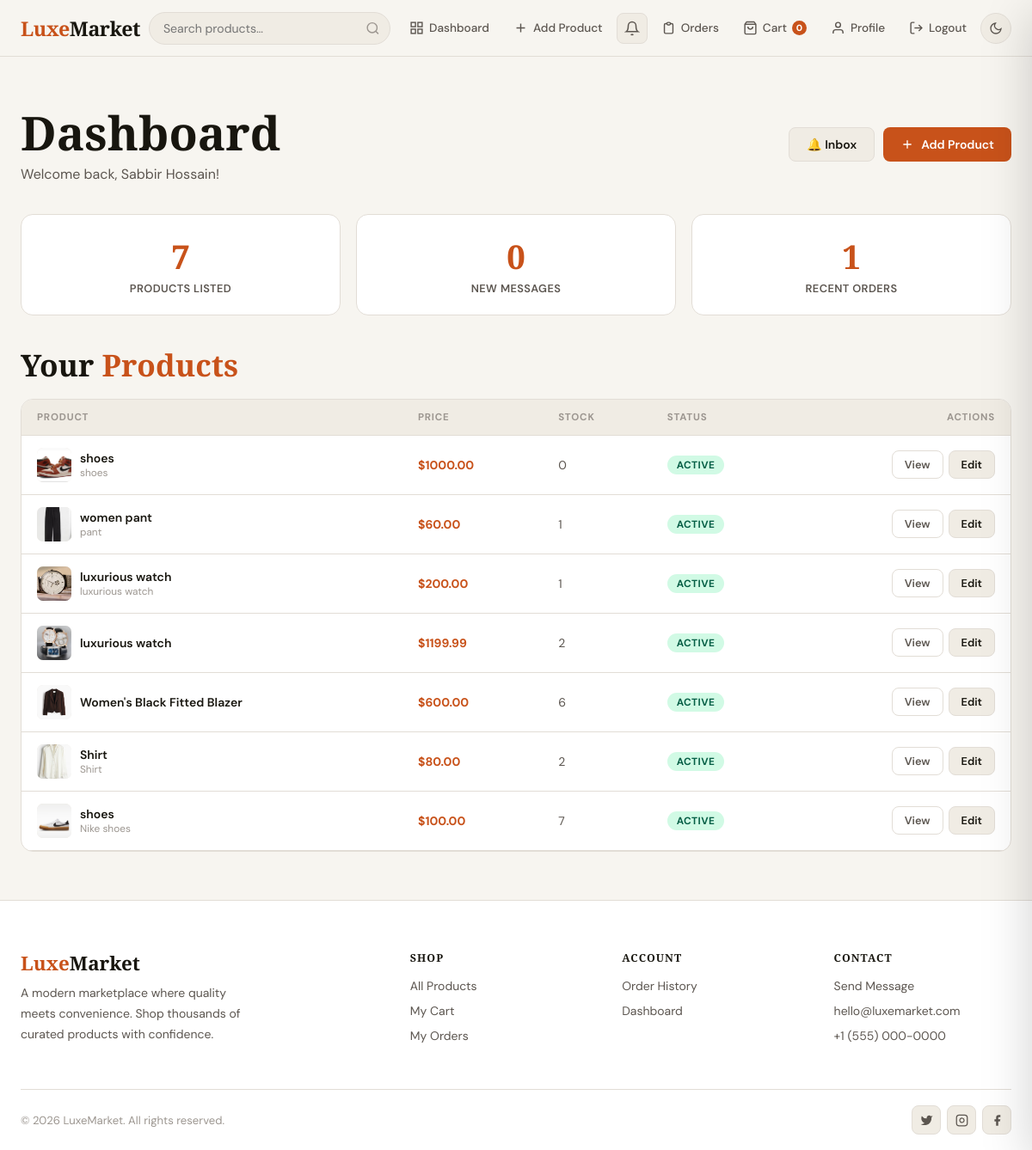
/dashboard/ (signed in), run on an earlier commit of the app's database.
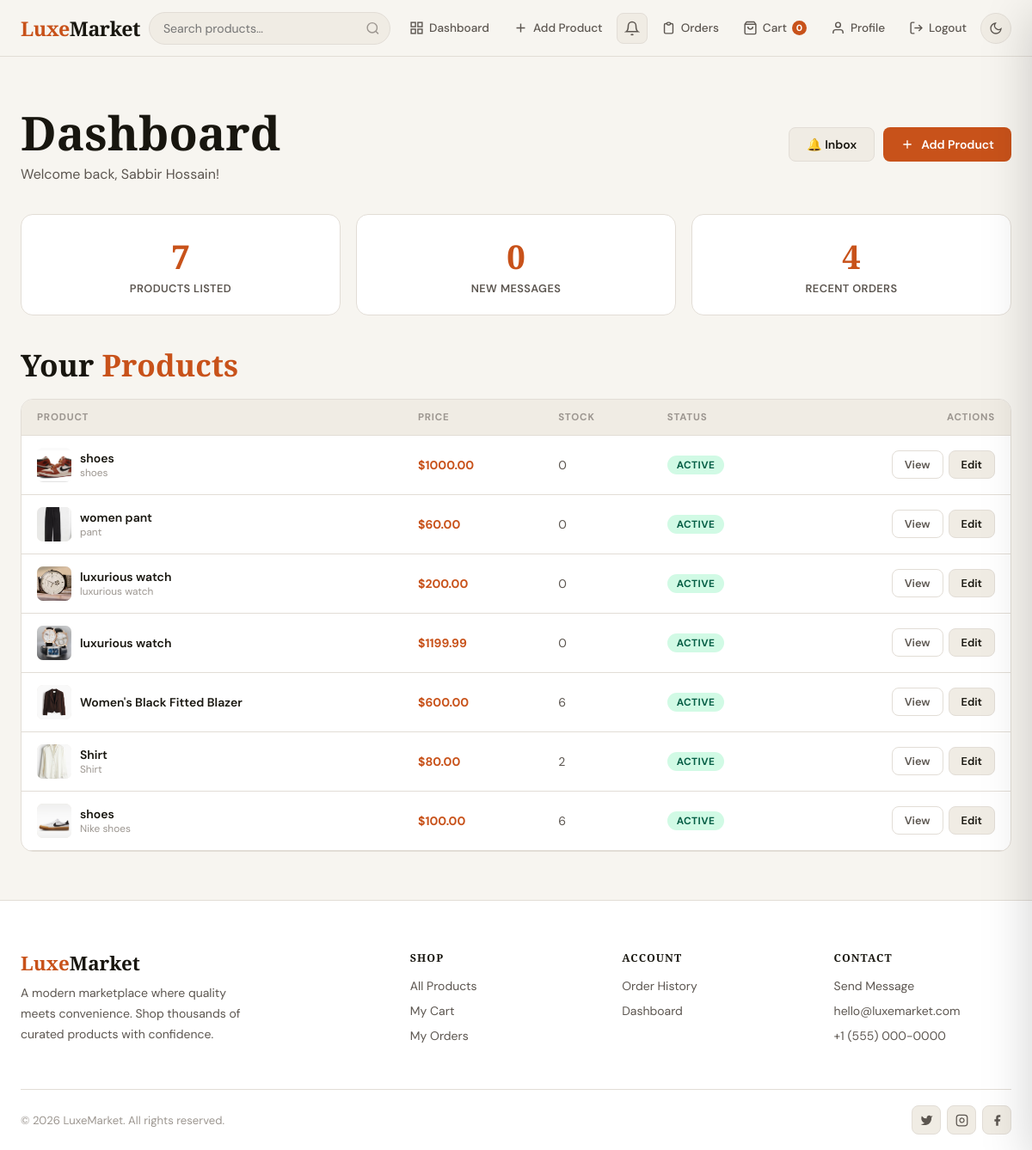
And on a later commit of the database.
### store/models.py (models this page shows, shortened)
class Product(models.Model):
    owner       = models.ForeignKey(User, on_delete=models.CASCADE, related_name='products')
    category    = models.ForeignKey(Category, on_delete=models.SET_NULL, null=True, blank=True)
    name        = models.CharField(max_length=300)
    description = models.TextField()
    price       = models.DecimalField(max_digits=10, decimal_places=2)
    image       = models.ImageField(upload_to='products/', blank=True, null=True)
    stock       = models.PositiveIntegerField(default=0)
    is_available = models.BooleanField(default=True)
    created_at  = models.DateTimeField(auto_now_add=True)
    updated_at  = models.DateTimeField(auto_now=True)
    class Meta:
        ordering = ['-created_at']

class Category(models.Model):
    name = models.CharField(max_length=200)
    slug = models.SlugField(unique=True)
    class Meta:
        verbose_name_plural = 'Categories'
        ordering = ['name']

### store/views.py (the view)
# urls.py: path('dashboard/',                  views.dashboard,       name='dashboard'),
@login_required
def dashboard(request):
    if not _staff_required(request):
        return redirect('home')
    return render(request, 'store/dashboard.html', {
        'my_products':    Product.objects.filter(owner=request.user),
        'unread_messages': ContactMessage.objects.filter(is_read=False)[:5],
        'recent_orders':  Order.objects.all()[:10],
    })

### store/context_processors.py (called while the page is built)
def globals(request):
    ctx = {
        'cart_count': 0,
        'unread_count': 0,
        'STRIPE_PUBLIC_KEY': settings.STRIPE_PUBLIC_KEY,
    }
    if request.user.is_authenticated:
        try:
            ctx['cart_count'] = Cart.objects.get(user=request.user).item_count
        except Cart.DoesNotExist:
            pass
        if request.user.is_staff or request.user.is_superuser:
            ctx['unread_count'] = ContactMessage.objects.filter(is_read=False).count()
    return ctx

### store/models.py (called while the page is built)
    @property
    def item_count(self):
        return sum(i.quantity for i in self.items.all())

### store/views.py (called while the page is built)
def _staff_required(request):
    return request.user.is_authenticated and (request.user.is_staff or request.user.is_superuser)

### templates/store/dashboard.html (shortened to what the changed rows need)
{% extends 'store/base.html' %}
{% block content %}
<div class="dash-page">
  <div class="container">
    <div style="display:flex;align-items:center;justify-content:space-between;flex-wrap:wrap;gap:14px;margin-bottom:36px">
      <div>
        <h1>Dashboard</h1>
      </div>
    </div>
    <div class="stats-grid">
      <div class="stat-card anim d2">
        <div class="stat-num">{{ recent_orders|length }}</div>
        <div class="stat-label">Recent Orders</div>
      </div>
    </div>
    <h2 style="margin-bottom:18px">Your <span style="color:var(--accent)">Products</span></h2>
    {% if my_products %}
    <div style="background:var(--surface);border:1px solid var(--border);border-radius:var(--radius);overflow:hidden">
      <div style="overflow-x:auto">
        <table style="width:100%;border-collapse:collapse;font-size:.875rem">
          <thead>
            <tr style="background:var(--surface2);border-bottom:1px solid var(--border)">
              <th style="padding:13px 18px;text-align:left;font-size:.72rem;text-transform:uppercase;letter-spacing:.8px;color:var(--text3);font-weight:700">Product</th>
              <th style="padding:13px 18px;text-align:left;font-size:.72rem;text-transform:uppercase;letter-spacing:.8px;color:var(--text3);font-weight:700">Price</th>
              <th style="padding:13px 18px;text-align:left;font-size:.72rem;text-transform:uppercase;letter-spacing:.8px;color:var(--text3);font-weight:700">Stock</th>
              <th style="padding:13px 18px;text-align:left;font-size:.72rem;text-transform:uppercase;letter-spacing:.8px;color:var(--text3);font-weight:700">Status</th>
              <th style="padding:13px 18px;text-align:right;font-size:.72rem;text-transform:uppercase;letter-spacing:.8px;color:var(--text3);font-weight:700">Actions</th>
            </tr>
          </thead>
          <tbody>
            {% for p in my_products %}
            <tr style="border-bottom:1px solid var(--border)">
              <td style="padding:14px 18px">
                <div style="display:flex;align-items:center;gap:10px">
                  <div style="width:40px;height:40px;border-radius:7px;overflow:hidden;background:var(--surface2);flex-shrink:0">
                    {% if p.image %}<img src="{{ p.image.url }}" alt="" style="width:100%;height:100%;object-fit:cover"/>
                    {% else %}<div style="width:100%;height:100%;display:flex;align-items:center;justify-content:center">📦</div>{% endif %}
                  </div>
                  <div>
                    <div style="font-weight:600">{{ p.name }}</div>
                    {% if p.category %}<div style="font-size:.74rem;color:var(--text3)">{{ p.category.name }}</div>{% endif %}
                  </div>
                </div>
              </td>
              <td style="padding:14px 18px;font-weight:700;color:var(--accent)">${{ p.price }}</td>
              <td style="padding:14px 18px;color:var(--text2)">{{ p.stock }}</td>
              <td style="padding:14px 18px">
                {% if p.is_available %}<span class="status-pill s-delivered">Active</span>
                {% else %}<span class="status-pill s-cancelled">Hidden</span>{% endif %}
              </td>
              <td style="padding:14px 18px;text-align:right">
                <div style="display:flex;gap:6px;justify-content:flex-end">
                  <a href="{% url 'product_detail' p.pk %}" class="btn btn-ghost btn-sm">View</a>
                  <a href="{% url 'edit_product'   p.pk %}" class="btn btn-secondary btn-sm">Edit</a>
                </div>
              </td>
            </tr>
            {% endfor %}
          </tbody>
        </table>
      </div>
    </div>
    {% else %}
    <div class="empty-state">
      <div class="empty-icon">📦</div>
      <h3>No products yet</h3>
      <a href="{% url 'add_product' %}" class="btn btn-primary btn-lg" style="margin-top:18px">Add First Product</a>
    </div>
    {% endif %}
  </div>
</div>
{% endblock %}

What changed in the data, as far as the page shows it:
changed Product "women pant": stock "1" → "0"
changed Product (number 3 of 7 on the later page): stock "1" → "0"
changed Product (number 4 of 7 on the later page): stock "2" → "0"
changed Product "Nike shoes": stock "7" → "6"
Also different on the page:
{{ recent_orders|length }}: "1" → "4"
